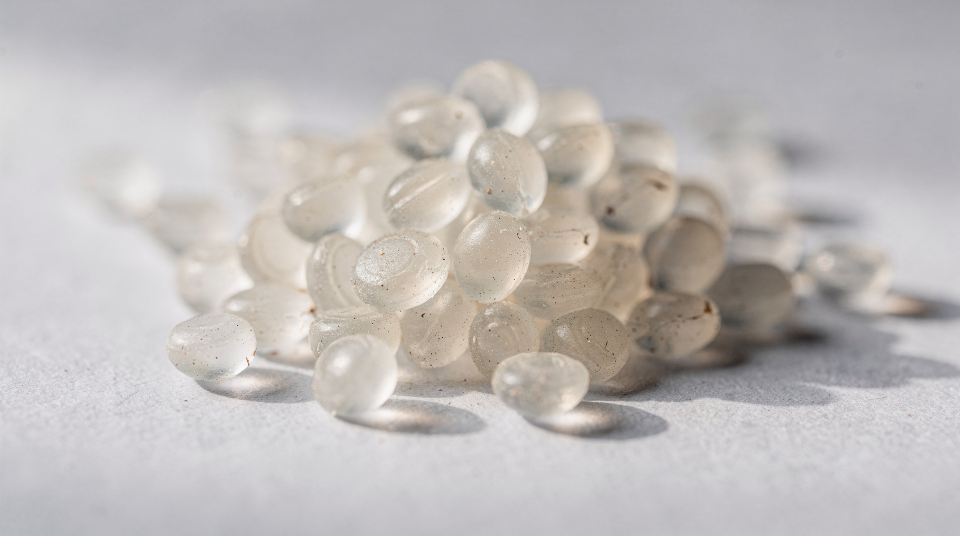
#> input picture context/assets/illustrations/reshoring-moved-the-tariff-upstream/featured.jpg, 1920 x 1072 px (shown at 1/2 size)
$ python -i illustration_overlay.py   (imports and definitions only)
#> lines starting #> are read from the running program, lines starting #| are printed output that depends on the picture
#!/usr/bin/env python3
"""Composite the desk's editorial typography onto a generated header.

The design is the owner's, worked out by hand in the Antigravity session of 2026-10-09 on one
article (agent-memory-poisoning-write-path): a kicker, a title and a hook set into the upper-left
negative space over a soft corner vignette. It lived in an ad-hoc `python3 -c` PIL call, so the desk
could not reproduce it — this module makes it a step.

The recipe is theirs, with three corrections the sample could not reveal because it happened to be a
dark photograph:
  * the type is placed in the emptiest *space*, not always the upper-left — the commission asks for
    negative space but the model does not always obey, and type laid over the subject is unreadable.
    Emptiness means "no subject here": the old probe scored edge energy, and edge energy ranks a
    smooth subject (a document on a desk, a slab of metal, a lit backdrop) as the emptiest region in
    the frame while it punishes plain grain and texture. See `_subject_map`;
  * the ink and the scrim follow the luminance under the text, because a light image swallows light
    type whole (the first article this ran on came back near-invisible on a cream background).

Sizes, colours and anchors:
  kicker    Liberation Sans Bold, 2.9% of height, warm gold (238,196,120) on dark, dark amber on light
  title     Liberation Sans Bold, 8.6% of height, off-white (240,238,233) on dark, dark gray / charcoal (45,49,55) on light
  hook      Liberation Sans Regular, 3.6% of height, soft slate on dark, slate charcoal on light
  scrim     safe box fading out, strength by luminance
  saved     quality 95

The three lines are written for the article, not derived from it (a section label is not the
vertical's own name), so they come from the same director that reads the article — and every line is
measured and shrunk until it fits the safe column, because a line that overflows the frame cannot be
recovered.

The clean generated image is kept beside the composited one as `<stem>.base.<ext>`, so re-running is
idempotent: the overlay always rebuilds from the pristine render, never from its own output.

Usage:
  python3 scripts/illustration_overlay.py --slug <slug>              # copy + composite + sidecar
  python3 scripts/illustration_overlay.py --slug <slug> --dry-run    # print the copy only
"""
from __future__ import annotations

import argparse
import importlib.util
import json
import pathlib
import re
import shutil
import sys

ROOT = pathlib.Path(__file__).resolve().parent.parent
sys.path.insert(0, str(ROOT / "scripts"))

_spec = importlib.util.spec_from_file_location("illustration_creator", ROOT / "scripts/illustration_creator.py")
ic = importlib.util.module_from_spec(_spec)
sys.modules["illustration_creator"] = ic
# [1 line not run here, left out]

FONT_BOLD = "/usr/share/fonts/truetype/liberation/LiberationSans-Bold.ttf"
FONT_REG = "/usr/share/fonts/truetype/liberation/LiberationSans-Regular.ttf"

SAFE_W, SAFE_H = 0.54, 0.50
COLUMN_W = 0.44                      # the type measure: narrower than the safe box, so a
#   quiet strip exists beside it for the block to sit in (owner, 2026-11-06: place the
#   overlay where there is less detail, not over the subject)          # the scrim box, as a fraction of the frame
# The delivery master: 2400x1350, 16:9, JPEG under 400KB (scripts/image_delivery.py). It was 1920px
# with a bare q90 until 2026-10-24 — under the 1600px floor the CMS can forget its `large` rendition
# and serve the original, and q90 at 1920 routinely ran over the 400KB budget.
# [1 line that did not run here, left out]
# [1 line that did not run here, left out]
SWITCH_MARGIN = 0.90                 # leave the top-left default only if a spot is 10% freer
MIN_GAIN = 0.02                      # ...and only if it removes this much of the type's subject coverage
SUBJECT_FLOOR = 0.22                 # type this far onto the artwork is on the subject, not near it
SUBJECT_TIGHT = 0.35                 # no spot in the frame is free — the render needs re-commissioning
GRID_X, GRID_Y = 7, 5                # candidate origins swept across the frame for the real footprint
PANEL_WEIGHT = 0.25                  # the feathered scrim panel is scored at this weight vs the ink
DETAIL_WEIGHT = 0.55                 # how much a busy background costs the type block
SCRIM_FLOOR = 120                    # every header carries at least a faint tint behind the type
# Owner, 2026-11-06: "also add a subtle transparent background color to the overlay text (to
# improve contrast)". The scrim used to be derived by luminance alone, so a frame whose pixels
# already contrasted set the panel near zero and the type sat straight on a busy bench. The
# floor is a wash, not a card: it fades out down the block and at its right edge, and it is
# about 23% mean alpha over the letters.
KICKER_MAX, TITLE_MAX, HOOK_MAX = 46, 46, 88
# 34 chars cut "YOUR $0.99 RESOLUTION BILLS THE HANDOFF" to "...BILLS THE" and left the
# hook mid-clause ("...closes a"): the overlay read as clipped type on a live page (owner,
# 2026-11-06). The title now gets three lines and the hook two, and `clean()` refuses to end
# on a function word, so a line is either complete or re-asked.
KICKER_PT, TITLE_PT, HOOK_PT = 0.029, 0.086, 0.036    # of the frame height
# (kicker, title, hook) rgb, for a dark frame and for a light one. The scrim strength is not a
# constant: it is derived per image by `_choose_ink`, from the pixels under the type.
INK_DARK = ((238, 196, 120), (240, 238, 233), (214, 222, 230))
INK_LIGHT = ((150, 106, 18), (45, 49, 55), (62, 70, 80))

ACRONYMS = {"AI", "ML", "LLM", "LLMS", "KV", "GPU", "GPUS", "CPU", "API", "APIS", "TCO", "ROI",
            "CFO", "CIO", "CTO", "SLA", "SLAS", "SaaS", "IOT", "RAG", "SQL", "ETL", "ERP", "CRM",
            "SMB", "SME", "MCP", "RPC", "JSON", "HTTP", "TLS", "GPU", "IO", "TCU", "EV", "EVS"}

COPY_PROMPT = """You set the cover typography on an industry-analysis editorial header. The \
photograph is already chosen, and it is deliberately conceptual — so the type does the explaining. \
A reader must learn what this article is about from these three lines even if the image is abstract.

Return ONLY a JSON object, no fence, with exactly these keys:
{{"kicker": "a short ALL-CAPS topic label naming the story's subject and beat — the thing the image \
cannot say by itself, e.g. 'LLM HARDWARE  //  MEMORY BOTTLENECK'. 3-6 words, no publication or desk \
name, never the raw vertical id.",
 "title": "the shortest headline that NAMES the story's subject, ALL CAPS, at most {title_max} \
characters, no colon, no subtitle, no full stop — this is the article's subject, not a teaser",
 "hook": "the promise under the headline: one sentence-case fragment of at most {hook_max} \
characters stating the story's stake, no trailing full stop"}}

Hard limits, because the type is set in the image and a long line overflows the frame: kicker <= \
{kicker_max}, title <= {title_max}, hook <= {hook_max} characters. Count them.

HEADLINE: {title}
EXCERPT: {excerpt}
VERTICAL: {vertical}

ARTICLE (read it — the title must name this specific story, not its beat in general):
---
{body}
---"""


# [7 lines left out: function copy_prompt, not called in this run]


# A line may not end on one of these: the reader sees a sentence that stops mid-thought, which is
# exactly what "YOUR $0.99 RESOLUTION BILLS THE" looked like on the live page.
_DANGLING = frozenset("""a an the of to in on at for from with by and or but nor so yet if when while
that this these those its it is are was were be been being as than then into over under about after
before across per via your our their his her my we you they who which what how why not no""".split())


# [142 lines left out: functions _drop_dangling, copy_problems, clean, source_spelling, alt_clip, sentence_case and 2 more, not called in this run]


def _subject_map(img, n: int = 192):
    """How much of each cell is *the picture* rather than the background — 0-1, low resolution.

    Three cues, because no single one survives the corpus:

    * **the dominant colour.** Most of these renders are an object on a plain ground, so the frame's
      modal colour is the ground and distance from it is subject. Catches the case the old probe got
      backwards: a bright document on a dark desk scored as the *emptiest* corner by edge energy.
    * **the border plate.** A lit backdrop is a gradient, not a colour, so the camera side of a
      studio frame is not separable from the mode. The median colour of each border, interpolated
      across the frame, models that gradient.
    * **coarse local contrast.** A subject that reaches the frame edge poisons the border it touches
      and can match the mode; its own shading still differs from a heavy blur of its surroundings.

    The cues are combined by maximum: any one of them saying "picture here" is enough to keep type
    off that spot.
    """
    import numpy as np
    from PIL import Image, ImageFilter
    w, h = img.size
    nh = max(8, int(round(n * h / w)))
    small = img.convert("RGB").resize((n, nh), 1)
    a = np.asarray(small, dtype=np.float32)
    band = max(2, int(min(nh, n) * 0.05))

    def spread(dist, floor):
        """Distance → 0-1, against the frame's own noise floor: grain and gradient are not subject.

        The floor is capped at a third of the map's own range: on a frame whose *whole* surface is
        textured (a mosaic, a crowd, a gravel close-up) the border's texture is as large as the
        subject's distance, and an uncapped floor would zero the map and blind the placement.
        """
        ring = np.ones_like(dist, dtype=bool)
        ring[band:-band, band:-band] = False
        hi = float(np.percentile(dist, 98))
        noise = float(np.median(dist[ring])) if ring.any() else 0.0
        noise = min(noise, 0.35 * max(hi, 1.0))
        span = max(hi - noise, floor)
        return np.clip((dist - max(noise * 2.0, floor * 0.5)) / span, 0.0, 1.0)

    # The frame's modal colour: the centroid of the most populated coarse colour bin, weighted, so a
    # ground with a gradient still lands in one bin while a subject several bins away does not.
    q = np.round(a / 32.0).astype(np.int32)
    keys = q[..., 0] * 10000 + q[..., 1] * 100 + q[..., 2]
    vals, counts = np.unique(keys, return_counts=True)
    mode_key = int(vals[int(np.argmax(counts))])
    mode = a[keys == mode_key].mean(axis=0)
    dominant = spread(np.linalg.norm(a - mode, axis=2), 24.0)

    # The border plate: each side's median colour, interpolated — a background that follows the light.
    def side(part):
        return np.median(part.reshape(-1, 3), axis=0)
    u = ((np.arange(n) + 0.5) / n)[:, None]
    v = ((np.arange(nh) + 0.5) / nh)[:, None]
    horz = (1.0 - u) * side(a[:, :band]) + u * side(a[:, -band:])
    vert = (1.0 - v) * side(a[:band]) + v * side(a[-band:])
    plate = 0.5 * horz[None, :, :] + 0.5 * vert[:, None, :]
    border = spread(np.linalg.norm(a - plate, axis=2), 28.0)

    blurred = np.asarray(small.filter(ImageFilter.GaussianBlur(max(2, n // 22))), dtype=np.float32)
    coarse = spread(np.linalg.norm(a - blurred, axis=2), 18.0) * 0.6

    # A LIT GROUND IS NOT A SUBJECT. The colour and border cues answer "how far is this from the
    # background colour", so a smooth white wall against a dark floor scored as a subject and the
    # type was pushed onto the busy middle of the frame (2026-11-06: the turnstile header). Weight
    # those two cues by local texture: a region with detail is an object, a smooth one is a surface.
    grey = np.asarray(small.convert("L"), dtype=np.float32) / 255.0
    gy, gx = np.gradient(grey)
    texture = np.hypot(gx, gy)
    texture = np.asarray(Image.fromarray((np.clip(texture * 6.0, 0, 1) * 255).astype(np.uint8))
                         .filter(ImageFilter.GaussianBlur(max(1, n // 64))), dtype=np.float32) / 255.0
    texture = np.clip(texture / (float(np.percentile(texture, 97)) or 1.0), 0.0, 1.0)
    weight = 0.25 + 0.75 * texture

    return np.maximum(np.maximum(dominant * weight, border * weight), coarse)


# [38 lines left out: functions _detail_map, _detail_cost, not called in this run]


def _patches(smap, rects, size):
    """The subject map under each pixel rect, as flat arrays (clipped to the frame)."""
    import numpy as np
    w, h = size
    sh, sw = smap.shape
    out = []
    for x0, y0, x1, y1 in rects:
        if x1 <= x0 or y1 <= y0:
            continue
        i0 = max(0, min(sw - 1, int(x0 / w * sw)))
        i1 = max(i0 + 1, min(sw, int(np.ceil(x1 / w * sw))))
        j0 = max(0, min(sh - 1, int(y0 / h * sh)))
        j1 = max(j0 + 1, min(sh, int(np.ceil(y1 / h * sh))))
        out.append(smap[j0:j1, i0:i1].ravel())
    return out


def _cost(smap, rects, size, weights=None):
    """How much subject the type would sit on: 0 is clean air, 1 is entirely on the artwork.

    The area-weighted mean is the honest headline ("a third of the block is on the subject"), but one
    word crossed by the artwork is enough to lose the line, so the worst cell in the block carries a
    fifth of the weight — a spot with a spike under one corner cannot win on an otherwise empty box.
    """
    import numpy as np
    patches = _patches(smap, rects, size)
    if not patches:
        return 0.0, 0.0, 0.0
    weights = weights or [1.0] * len(patches)
    areas = np.array([max(len(p), 1) * val for p, val in zip(patches, weights)], dtype=np.float64)
    means = np.array([float(p.mean()) for p in patches], dtype=np.float64)
    pooled = float((means * areas).sum() / max(areas.sum(), 1e-9))
    spike = float(np.percentile(np.concatenate(patches), 95))
    return 0.8 * pooled + 0.2 * spike, pooled, spike


# [78 lines left out: functions _label, _region_rgb, _clutter, _rel_luma, _contrast, _scrimmed and 2 more, not called in this run]


def plan(img, anchor: str | None = None, rects=None, box=None, pad: int = 0) -> dict:
    """Where the type goes: the emptiest space its letters actually occupy, scored on the subject map.

    Two shapes, because the caller sometimes has no layout to score:

    * **with `rects`** (the real path, from `composite`): `rects` are the type's line boxes in pixels,
      *relative to the block origin*, and `box` the block's own width/height with `pad` the gutter the
      origin is held at. The frame is swept on a grid and scored on the pixels the letters cover, so
      the answer is a position in the whitespace — which is not always a corner, and is not always
      where the type used to sit. The top-left default is kept unless another spot is meaningfully
      freer (`SWITCH_MARGIN`) — or unless the default is actually ON the subject (`SUBJECT_FLOOR`),
      which is the case the old corner metric shipped again and again.
    * **without `rects`** (a caller with no layout, the unit test): the four historical corners are
      scored on the fixed safe box, so the answer is still a corner and the label vocabulary holds.

    `anchor` forces a corner, for the collisions the metric cannot feel: sparse line art (a technical
    isometric, a flat-lay on white) reads as empty space while the strokes the type lands on still cut
    through the letters. When every spot carries art the block goes to the freest one and the returned
    `subject` says so (`>= SUBJECT_TIGHT` means the render needs re-commissioning, not more shoving).
    """
    w, h = img.size
    smap = _subject_map(img)
    order = ["top-left", "top-right", "bottom-left", "bottom-right"]
    if rects is None:
        bw, bh = int(w * SAFE_W), int(h * SAFE_H)
        corners = {"top-left": (0, 0), "top-right": (w - bw, 0),
                   "bottom-left": (0, h - bh), "bottom-right": (w - bw, h - bh)}
        costs = {name: _cost(smap, [(x, y, x + bw, y + bh)], (w, h))[0]
                 for name, (x, y) in corners.items()}
        if anchor:
            if anchor not in corners:
                raise ValueError(f"anchor must be one of {order}, got {anchor!r}")
            x, y = corners[anchor]
            return {"anchor": anchor, "x": x, "y": y, "forced": True,
                    "subject": round(costs[anchor], 3), "corners": _rounded(costs)}
        emptiest = min(order, key=lambda name: costs[name])
        best = "top-left" if costs["top-left"] <= costs[emptiest] / SWITCH_MARGIN else emptiest
        x, y = corners[best]
        return {"anchor": best, "x": x, "y": y, "subject": round(costs[best], 3),
                "corners": _rounded(costs)}

    bw, bh = box if box else (int(w * SAFE_W), int(h * SAFE_H))
    # The block's own bounds: the feathered panel must sit inside the frame, so the origin slides over
    # the frame's full width — a tighter box (the old corner gutter) left the freest strip on the right
    # unusable, which on a right-hand subject is the only empty column there is.
    column = max(1, bw - pad)
    x_lo, x_hi = max(0, pad // 2), max(0, w - column - pad // 2)
    y_lo = max(0, int(h * 0.012))
    y_hi = max(y_lo, h - bh - int(h * 0.012))
    default = (max(x_lo, min(pad, x_hi)), max(y_lo, min(int(h * 0.055), y_hi)))   # the design, as it was
    spots = {default}
    for i in range(GRID_X):
        for j in range(GRID_Y):
            spots.add((x_lo + round(i * (x_hi - x_lo) / (GRID_X - 1)),
                       y_lo + round(j * (y_hi - y_lo) / (GRID_Y - 1))))
    if anchor:
        if anchor not in order:
            raise ValueError(f"anchor must be one of {order}, got {anchor!r}")
        corner = {"top-left": (x_lo, y_lo), "top-right": (x_hi, y_lo),
                  "bottom-left": (x_lo, y_hi), "bottom-right": (x_hi, y_hi)}[anchor]
        spot = (corner[0] + pad if anchor.endswith("left") else corner[0], corner[1])
        spot = (min(max(spot[0], x_lo), x_hi), min(max(spot[1], y_lo), y_hi))
        cost, pooled, spike = _spot_cost(smap, rects, (w, h), spot, bw, bh, pad)
        return {"anchor": anchor, "x": spot[0], "y": spot[1], "forced": True,
                "subject": round(cost, 3), "ink_subject": round(pooled, 3), "spike": round(spike, 3)}

    dmap = _detail_map(img)
    scored = {}
    for spot in sorted(spots):
        cost, pooled, spike = _spot_cost(smap, rects, (w, h), spot, bw, bh, pad)
        # The type goes where the frame is QUIET, not merely where it is background: 0.55 of a
        # detailed-but-neutral wall is enough to lose the block (owner, 2026-11-06).
        scored[spot] = (cost + DETAIL_WEIGHT * _detail_cost(dmap, rects, (w, h), spot),
                        pooled, spike)

    # The type does not sit in the middle of the frame (owner, 2026-11-06): a centred block reads as
    # a caption over the subject, and on the turnstile header the emptiest area WAS the centre. The
    # block is scored everywhere, then chosen from the outer region only — left or right third, top
    # or bottom band — unless nothing outside the band exists, in which case the plain score stands.
    best = min(scored, key=lambda s: scored[s][0])
    # The owner's design anchors inset in the top-left, so it keeps its place unless another spot is
    # MEANINGFULLY freer — `SWITCH_MARGIN` on the ratio, which stops a coin-flip between two empty
    # spots from drifting the design, plus `MIN_GAIN` on the absolute, which stops a clean frame
    # (every cost within noise of zero) from drifting for a gain no eye can see. And it always moves
    # when the default is ON the subject (`SUBJECT_FLOOR`) — the case the old metric kept shipping.
    default_cost = scored[default][0]
    freer = (scored[best][0] <= default_cost * SWITCH_MARGIN
             and default_cost - scored[best][0] >= MIN_GAIN)
    spot = best if (freer or default_cost >= SUBJECT_FLOOR) else default
    cost, pooled, spike = scored[spot]
    out = {"anchor": _label(spot[0], spot[1], bw, bh, (w, h)), "x": spot[0], "y": spot[1],
           "subject": round(cost, 3), "ink_subject": round(pooled, 3), "spike": round(spike, 3),
           "default_subject": round(default_cost, 3), "spots": len(scored), "moved": spot != default}
    if cost >= SUBJECT_TIGHT:
        out["note"] = (f"no free space: {round(cost * 100)}% of the type sits on the artwork — "
                       "re-commission the render rather than moving the block again")
    return out


# [6 lines left out: function _spot_cost, not called in this run]


def _rounded(costs: dict) -> dict:
    return {k: round(v, 4) for k, v in costs.items()}


# [129 lines left out: functions _fit_wrapped, composite, _layout, not called in this run]


def base_path(img: pathlib.Path) -> pathlib.Path:
    return img.with_suffix(f".base{img.suffix}")


# [100 lines left out: functions apply_to_slug, main, not called in this run]


# [2 lines not run here, left out]

>>> from PIL import Image
>>> picture = Image.open('../context/assets/illustrations/reshoring-moved-the-tariff-upstream/featured.jpg')
#> picture is the input picture: PIL image 1920x1072 RGB; mean R, G, B 190.5, 186.3, 184.9
>>> result = plan(picture)
#> in _subject_map, `small = img.convert("RGB").resize((n, nh), 1)`:
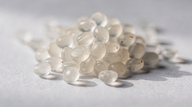
#> small: PIL image 192x107 RGB; mean R, G, B 190.5, 186.3, 184.9
#> in _subject_map, `q = np.round(a / 32.0).astype(np.int32)`:
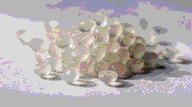
#> q: shape (107, 192, 3) int32; mean R, G, B 5.99, 5.83, 5.84; drawn with min black and max white
#> in _subject_map, `keys = q[..., 0] * 10000 + q[..., 1] * 100 + q[..., 2]`:
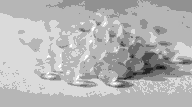
#> keys: shape (107, 192) int32; min 10101, max 80808, mean 60481.7; drawn with min black and max white
#> in _subject_map, `vals, counts = np.unique(keys, return_counts=True)`: vals = 39 values from 10101 to 80808; counts = 39 values, max 7765 at index 28, min 1 at index 4, mean 526.8
#> in _subject_map, `mode_key = int(vals[int(np.argmax(counts))])`: mode_key = 60606
#> in _subject_map, `mode = a[keys == mode_key].mean(axis=0)`: mode = [192.9, 190.5, 192.4]
#> in spread, `hi = float(np.percentile(dist, 98))`: hi = 152.6
#> in spread, `hi = float(np.percentile(dist, 98))`:
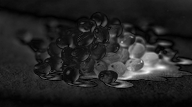
#> dist: shape (107, 192) float32; min 0.615, max 260.3, mean 37.3; drawn with min black and max white
#> in spread, `noise = float(np.median(dist[ring])) if ring.any() else 0.0`: noise = 22.68
#> in spread, `span = max(hi - noise, floor)`: span = 129.9
#> in spread, `return np.clip((dist - max(noise * 2.0, floor * 0.5)) / span, 0.0, 1.0)`:
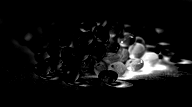
#> returned value: shape (107, 192) float32; min 0, max 1, mean 0.0648
#> in _subject_map, `horz = (1.0 - u) * side(a[:, :band]) + u * side(a[:, -band:])`: horz = 192 rows, first 8: [211, 210, 214], [210.9, 209.9, 213.9], [210.8, 209.8, 213.8], [210.7, 209.7, 213.7], [210.6, 209.6, 213.6], [210.5, 209.5, 213.5], [210.4, 209.4, 213.4], [210.3, 209.3, 213.3]
#> in _subject_map, `vert = (1.0 - v) * side(a[:band]) + v * side(a[-band:])`: vert = 107 rows, first 8: [174.1, 174.1, 179.1], [174.3, 174.2, 179.2], [174.4, 174.4, 179.4], [174.6, 174.6, 179.6], [174.8, 174.7, 179.7], [175, 174.9, 179.9], [175.2, 175, 180], [175.3, 175.2, 180.2]
#> in _subject_map, `plate = 0.5 * horz[None, :, :] + 0.5 * vert[:, None, :]`:
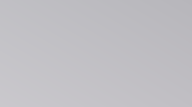
#> plate: shape (107, 192, 3) float64; mean of channels 0, 1, 2 192.7, 191.5, 196.2; drawn as R, G, B
#> (the rest of the program and of its run is left out)
